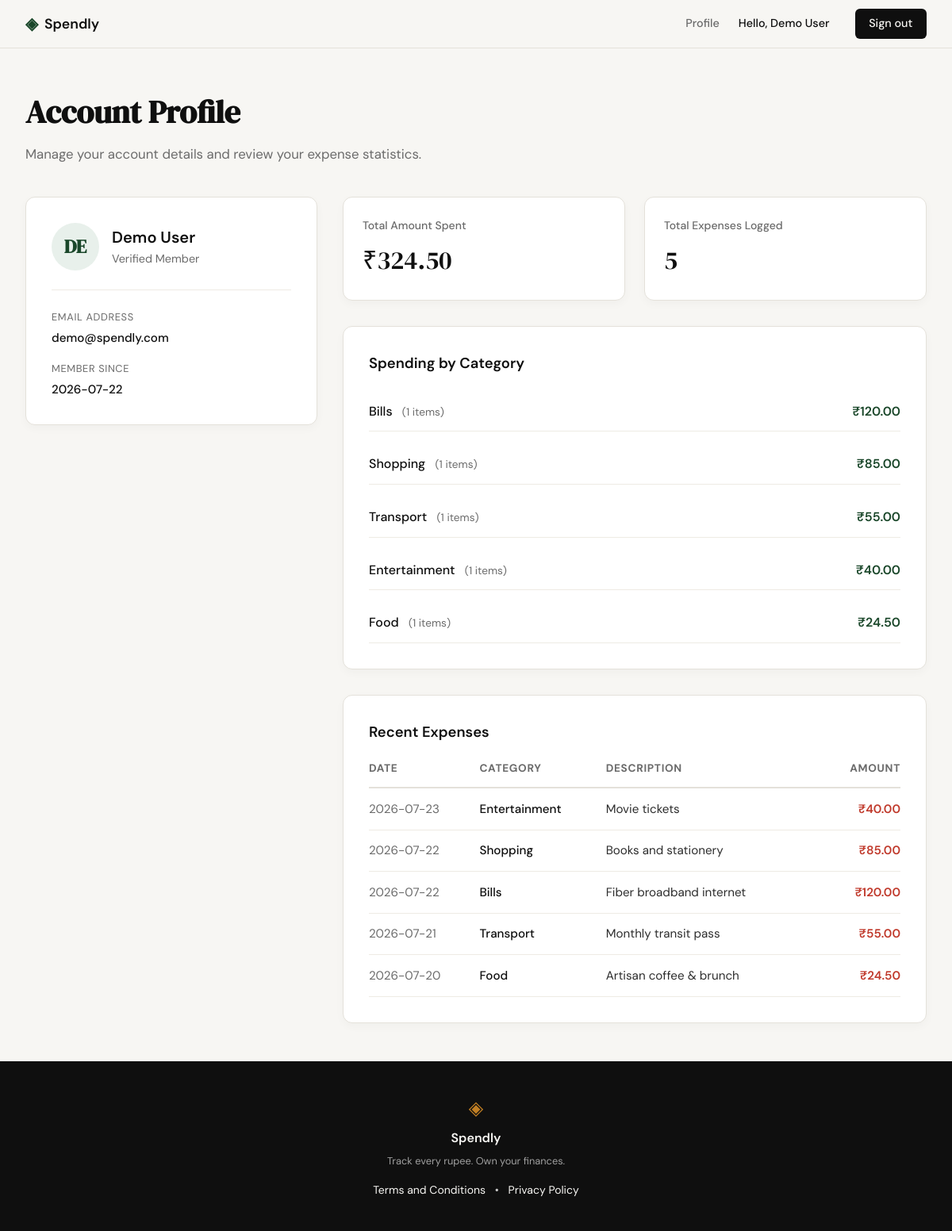
Screenshot of /profile (signed in) with the database file from the repository.
### tables this page shows
CREATE TABLE users (
            id INTEGER PRIMARY KEY AUTOINCREMENT,
            name TEXT NOT NULL,
            email TEXT UNIQUE NOT NULL,
            password_hash TEXT NOT NULL,
            created_at TEXT DEFAULT (datetime('now'))
        );

### app.py (the view)
@app.route("/profile")
def profile():
    if "user_id" not in session:
        flash("Please log in to view your profile.", "error")
        return redirect(url_for("login"))
    user_id = session["user_id"]
    user = get_user_by_id(user_id)
    if not user:
        session.clear()
        flash("User not found. Please log in again.", "error")
        return redirect(url_for("login"))
    stats = {
        "total_spent": 324.50,
        "expense_count": 5,
        "categories": [
            {"category": "Bills", "total": 120.00, "count": 1},
            {"category": "Shopping", "total": 85.00, "count": 1},
            {"category": "Transport", "total": 55.00, "count": 1},
            {"category": "Entertainment", "total": 40.00, "count": 1},
            {"category": "Food", "total": 24.50, "count": 1}
        ],
        "recent_expenses": [
            {"date": "2026-07-23", "category": "Entertainment", "description": "Movie tickets", "amount": 40.00},
            {"date": "2026-07-22", "category": "Shopping", "description": "Books and stationery", "amount": 85.00},
            {"date": "2026-07-22", "category": "Bills", "description": "Fiber broadband internet", "amount": 120.00},
            {"date": "2026-07-21", "category": "Transport", "description": "Monthly transit pass", "amount": 55.00},
            {"date": "2026-07-20", "category": "Food", "description": "Artisan coffee & brunch", "amount": 24.50}
        ]
    }
    return render_template("profile.html", user=user, stats=stats)

### database/db.py (called while the page is built)
def get_db():
    conn = sqlite3.connect(DATABASE)
    conn.row_factory = sqlite3.Row
    conn.execute('PRAGMA foreign_keys = ON')
    return conn

def get_user_by_id(user_id):
    conn = get_db()
    cursor = conn.cursor()
    cursor.execute('SELECT id, name, email, created_at FROM users WHERE id = ?', (user_id,))
    user = cursor.fetchone()
    conn.close()
    return user

### templates/profile.html (shortened to what this page needs)
{% extends "base.html" %}
{% block content %}
<section class="profile-section" style="max-width: var(--max-width); margin: 3rem auto; padding: 0 2rem;">
    <div class="profile-header" style="margin-bottom: 2.5rem;">
        <h1 style="font-family: var(--font-display); font-size: 2.5rem; color: var(--ink); margin-bottom: 0.5rem;">Account Profile</h1>
        <p style="color: var(--ink-muted); font-size: 1.05rem;">Manage your account details and review your expense statistics.</p>
    </div>
    <div class="profile-grid" style="display: grid; grid-template-columns: 1fr 2fr; gap: 2rem; align-items: start;">
        <div class="profile-card" style="background: var(--paper-card); border: 1px solid var(--border); border-radius: var(--radius-md); padding: 2rem; box-shadow: 0 4px 12px rgba(0,0,0,0.03);">
            <div style="display: flex; align-items: center; gap: 1rem; margin-bottom: 1.5rem;">
                <div style="width: 60px; height: 60px; background: var(--accent-light); color: var(--accent); font-family: var(--font-display); font-size: 1.5rem; display: flex; align-items: center; justify-content: center; border-radius: 50%; font-weight: 600;">
                    {{ user.name[:2].upper() }}
                </div>
                <div>
                    <h2 style="font-size: 1.25rem; font-weight: 600; color: var(--ink);">{{ user.name }}</h2>
                    <p style="color: var(--ink-muted); font-size: 0.9rem;">Verified Member</p>
                </div>
            </div>
            <div style="display: flex; flex-direction: column; gap: 1rem; border-top: 1px solid var(--border-soft); padding-top: 1.5rem; font-size: 0.95rem;">
                <div>
                    <span style="display: block; color: var(--ink-muted); font-size: 0.8rem; text-transform: uppercase; letter-spacing: 0.05em; margin-bottom: 0.25rem;">Email Address</span>
                    <span style="color: var(--ink); font-weight: 500;">{{ user.email }}</span>
                </div>
                <div>
                    <span style="display: block; color: var(--ink-muted); font-size: 0.8rem; text-transform: uppercase; letter-spacing: 0.05em; margin-bottom: 0.25rem;">Member Since</span>
                    <span style="color: var(--ink); font-weight: 500;">{{ user.created_at[:10] if user.created_at else 'N/A' }}</span>
                </div>
            </div>
        </div>
        <div style="display: flex; flex-direction: column; gap: 2rem;">
            <div style="display: grid; grid-template-columns: repeat(auto-fit, minmax(220px, 1fr)); gap: 1.5rem;">
                <div style="background: var(--paper-card); border: 1px solid var(--border); border-radius: var(--radius-md); padding: 1.5rem; box-shadow: 0 4px 12px rgba(0,0,0,0.03);">
                    <span style="display: block; color: var(--ink-muted); font-size: 0.875rem; font-weight: 500; margin-bottom: 0.5rem;">Total Amount Spent</span>
                    <div style="font-family: var(--font-display); font-size: 2rem; color: var(--ink);">₹{{ "%.2f"|format(stats.total_spent) }}</div>
                </div>
                <div style="background: var(--paper-card); border: 1px solid var(--border); border-radius: var(--radius-md); padding: 1.5rem; box-shadow: 0 4px 12px rgba(0,0,0,0.03);">
                    <span style="display: block; color: var(--ink-muted); font-size: 0.875rem; font-weight: 500; margin-bottom: 0.5rem;">Total Expenses Logged</span>
                    <div style="font-family: var(--font-display); font-size: 2rem; color: var(--ink);">{{ stats.expense_count }}</div>
                </div>
            </div>
            <div style="background: var(--paper-card); border: 1px solid var(--border); border-radius: var(--radius-md); padding: 2rem; box-shadow: 0 4px 12px rgba(0,0,0,0.03);">
                <h3 style="font-size: 1.15rem; font-weight: 600; color: var(--ink); margin-bottom: 1.25rem;">Spending by Category</h3>
                {% if stats.categories %}
                    <div style="display: flex; flex-direction: column; gap: 1rem;">
                        {% for cat in stats.categories %}
                        <div style="display: flex; justify-content: space-between; align-items: center; padding: 0.75rem 0; border-bottom: 1px solid var(--border-soft);">
                            <div>
                                <span style="font-weight: 500; color: var(--ink);">{{ cat.category }}</span>
                                <span style="color: var(--ink-muted); font-size: 0.85rem; margin-left: 0.5rem;">({{ cat.count }} items)</span>
                            </div>
                            <span style="font-weight: 600; color: var(--accent);">₹{{ "%.2f"|format(cat.total) }}</span>
                        </div>
                        {% endfor %}
                    </div>
                {% else %}
                    <p style="color: var(--ink-muted); font-size: 0.95rem;">No expenses recorded yet.</p>
                {% endif %}
            </div>
            <div style="background: var(--paper-card); border: 1px solid var(--border); border-radius: var(--radius-md); padding: 2rem; box-shadow: 0 4px 12px rgba(0,0,0,0.03);">
                <h3 style="font-size: 1.15rem; font-weight: 600; color: var(--ink); margin-bottom: 1.25rem;">Recent Expenses</h3>
                {% if stats.recent_expenses %}
                    <div style="overflow-x: auto;">
                        <table style="width: 100%; border-collapse: collapse; text-align: left; font-size: 0.95rem;">
                            <thead>
                                <tr style="border-bottom: 2px solid var(--border); color: var(--ink-muted); font-size: 0.85rem; text-transform: uppercase; letter-spacing: 0.05em;">
                                    <th style="padding-bottom: 0.75rem;">Date</th>
                                    <th style="padding-bottom: 0.75rem;">Category</th>
                                    <th style="padding-bottom: 0.75rem;">Description</th>
                                    <th style="padding-bottom: 0.75rem; text-align: right;">Amount</th>
                                </tr>
                            </thead>
                            <tbody>
                                {% for exp in stats.recent_expenses %}
                                <tr style="border-bottom: 1px solid var(--border-soft);">
                                    <td style="padding: 0.85rem 0; color: var(--ink-muted);">{{ exp.date }}</td>
                                    <td style="padding: 0.85rem 0; font-weight: 500; color: var(--ink);">{{ exp.category }}</td>
                                    <td style="padding: 0.85rem 0; color: var(--ink-soft);">{{ exp.description or '—' }}</td>
                                    <td style="padding: 0.85rem 0; text-align: right; font-weight: 600; color: var(--danger);">₹{{ "%.2f"|format(exp.amount) }}</td>
                                </tr>
                                {% endfor %}
                            </tbody>
                        </table>
                    </div>
                {% else %}
                    <p style="color: var(--ink-muted); font-size: 0.95rem;">No recent expenses found.</p>
                {% endif %}
            </div>
        </div>
    </div>
</section>
{% endblock %}

### templates/base.html (shortened to what this page needs)
<!DOCTYPE html>
<html lang="en">
<head>
    <link rel="stylesheet" href="{{ url_for('static', filename='css/style.css') }}">
</head>
<body>
    <nav class="navbar">
        <div class="nav-inner">
            <a href="{{ url_for('landing') }}" class="nav-brand">
                <span class="brand-icon">◈</span>
                <span class="brand-name">Spendly</span>
            </a>
            <div class="nav-links">
                {% if session.get('user_id') %}
                    <a href="{{ url_for('profile') }}">Profile</a>
                    <span style="color: var(--text-secondary); margin-right: 0.5rem;">Hello, {{ session.get('user_name') }}</span>
                    <a href="{{ url_for('logout') }}" class="nav-cta">Sign out</a>
                {% else %}
                    <a href="{{ url_for('login') }}">Sign in</a>
                    <a href="{{ url_for('register') }}" class="nav-cta">Get started</a>
                {% endif %}
            </div>
        </div>
    </nav>
    <main class="main-content">
        {% block content %}{% endblock %}
    </main>
    <footer class="footer">
        <div class="footer-inner">
            <span class="brand-icon">◈</span>
            <span class="footer-name">Spendly</span>
            <p class="footer-copy">Track every rupee. Own your finances.</p>
            <div class="footer-links" style="margin-top: 0.5rem; font-size: 0.875rem;">
                <a href="{{ url_for('terms') }}">Terms and Conditions</a>
                <span style="margin: 0 0.5rem; color: #ccc;">•</span>
                <a href="{{ url_for('privacy') }}">Privacy Policy</a>
            </div>
        </div>
    </footer>
</body>
</html>

### static/css/style.css (style rules this page uses)
:root { --ink: #0f0f0f; --ink-soft: #2d2d2d; --ink-muted: #6b6b6b; --ink-faint: #a0a0a0; --paper: #f7f6f3; --paper-warm: #f0ede6; --paper-card: #ffffff; --accent: #1a472a; --accent-light: #e8f0eb; --accent-2: #c17f24; --accent-2-light: #fdf3e3; --danger: #c0392b; --danger-light: #fdecea; --border: #e4e1da; --border-soft: #eeebe4; --font-display: 'DM Serif Display', Georgia, serif; --font-body: 'DM Sans', system-ui, sans-serif; --max-width: 1200px; --auth-width: 440px; --radius-sm: 6px; --radius-md: 12px; --radius-lg: 20px; }
*, *::before, *::after { box-sizing: border-box; margin: 0; padding: 0; }
html { font-size: 16px; scroll-behavior: smooth; }
body { background: var(--paper); color: var(--ink); font-family: var(--font-body); font-size: 1rem; line-height: 1.6; -webkit-font-smoothing: antialiased; }
a { color: inherit; text-decoration: none; }
.navbar { position: sticky; top: 0; z-index: 100; background: var(--paper); border-bottom: 1px solid var(--border); padding: 0 2rem; }
.nav-inner { max-width: var(--max-width); margin: 0 auto; height: 60px; display: flex; align-items: center; justify-content: space-between; }
.nav-brand { display: flex; align-items: center; gap: 0.5rem; font-family: var(--font-body); font-weight: 600; font-size: 1.1rem; color: var(--ink); }
.brand-icon { color: var(--accent); font-size: 1.3rem; }
.brand-name { color: var(--ink); }
.nav-links { display: flex; align-items: center; gap: 1.5rem; font-size: 0.9rem; font-weight: 500; }
.nav-links a { color: var(--ink-muted); transition: color 0.2s; }
.nav-cta { background: var(--ink) !important; color: var(--paper) !important; padding: 0.45rem 1.1rem; border-radius: var(--radius-sm); transition: background 0.2s !important; }
.main-content { min-height: calc(100vh - 60px - 100px); }
.footer { background: var(--ink); color: var(--paper); padding: 2.5rem 2rem; text-align: center; }
.footer-inner { display: flex; flex-direction: column; align-items: center; gap: 0.4rem; }
.footer .brand-icon { color: var(--accent-2); font-size: 1.5rem; }
.footer-name { font-weight: 600; font-size: 1rem; }
.footer-copy { font-size: 0.8rem; color: var(--ink-faint); }

### rows the page displays
users: get "Demo User", name "DE", name "Demo User", email "demo@spendly.com", created_at "2026-07-22"

### other values shown
{{ "%.2f"|format(stats.total_spent) }} "324.50"
{{ stats.expense_count }} "5"
{{ cat.category }} "Bills" "Shopping" "Transport" "Entertainment" "Food"
{{ cat.count }} "1" "1" "1" "1" "1"
{{ "%.2f"|format(cat.total) }} "120.00" "85.00" "55.00" "40.00" "24.50"
{{ exp.date }} "2026-07-23" "2026-07-22" "2026-07-22" "2026-07-21" "2026-07-20"
{{ exp.category }} "Entertainment" "Shopping" "Bills" "Transport" "Food"
{{ exp.description or '—' }} "Movie tickets" "Books and stationery" "Fiber broadband internet" "Monthly transit pass" "Artisan coffee & brunch"
{{ "%.2f"|format(exp.amount) }} "40.00" "85.00" "120.00" "55.00" "24.50"
